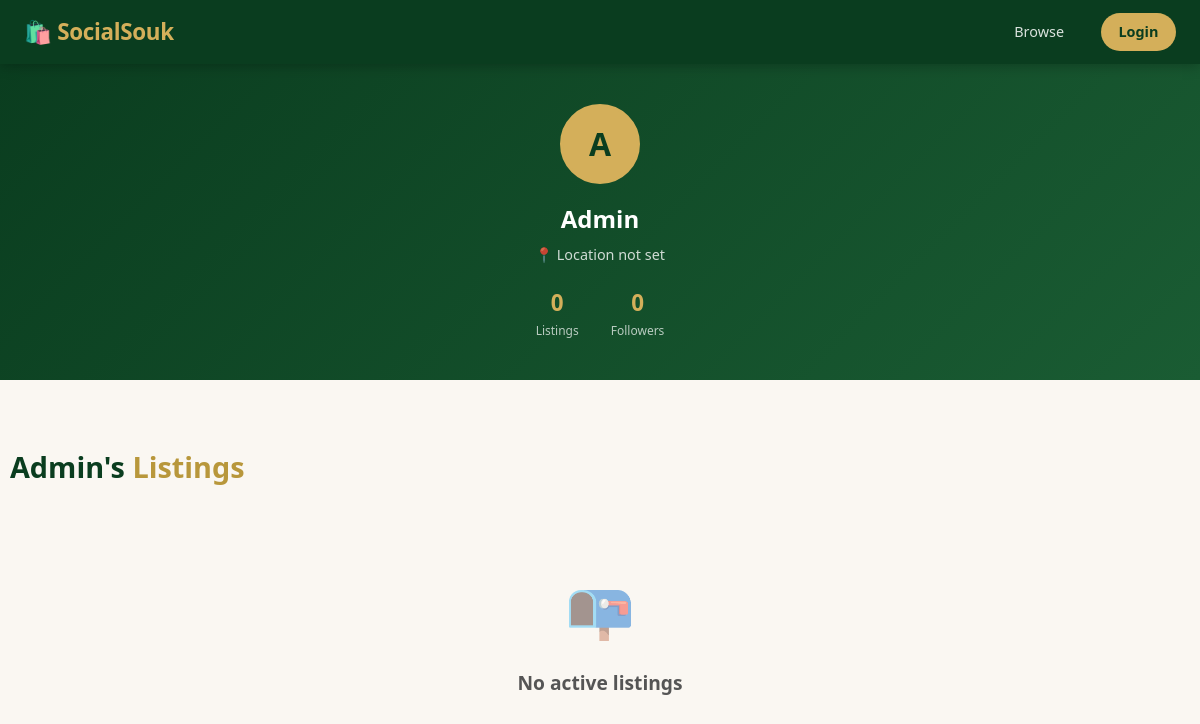
/profile.php?id=1, run on an earlier commit of the app's database.
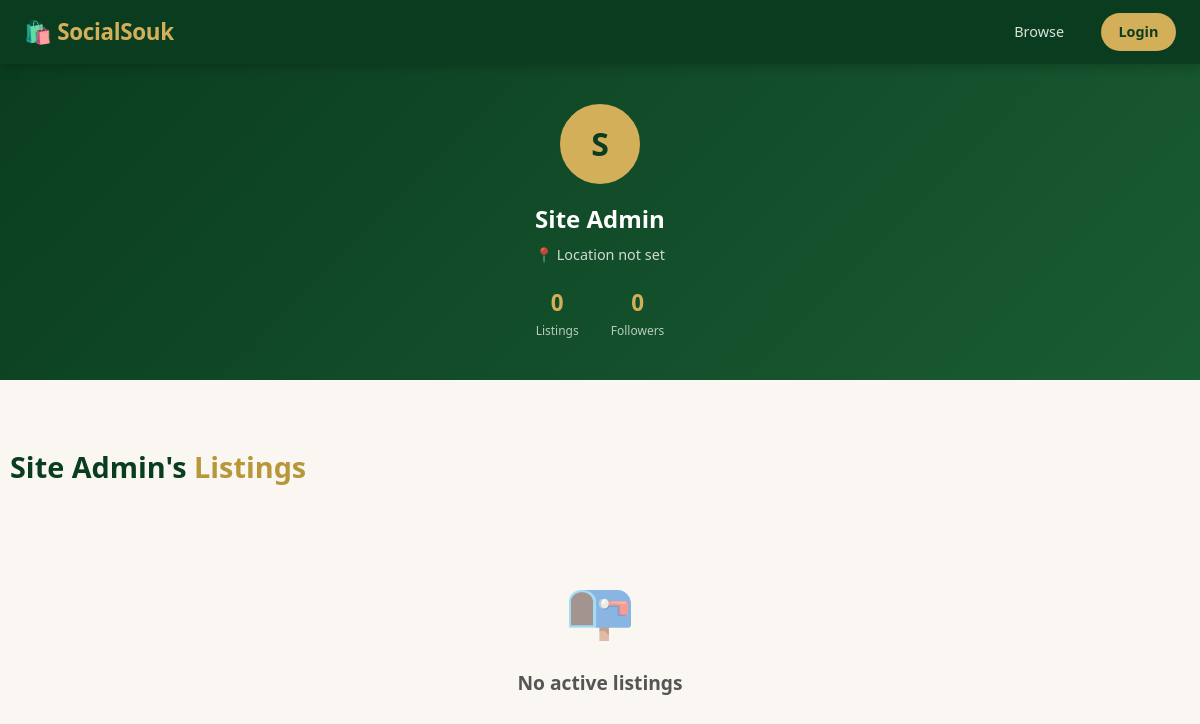
And on a later commit of the database.
### tables this page shows
CREATE TABLE IF NOT EXISTS users (
    id          INT UNSIGNED AUTO_INCREMENT PRIMARY KEY,
    name        VARCHAR(100) NOT NULL,
    email       VARCHAR(150) NOT NULL UNIQUE,
    password    VARCHAR(255) NOT NULL,
    phone       VARCHAR(30),
    city        VARCHAR(100),
    country     VARCHAR(100) DEFAULT 'Pakistan',
    bio         TEXT,
    avatar      VARCHAR(300),
    is_verified TINYINT(1) DEFAULT 0,
    is_admin    TINYINT(1) DEFAULT 0,
    created_at  TIMESTAMP DEFAULT CURRENT_TIMESTAMP,
    INDEX idx_email (email)
);

### db.php (called while the page is built, shortened)
<?php
function e(string $s): string {
    return htmlspecialchars($s, ENT_QUOTES, 'UTF-8');
}
function auth(): ?array {
    return $_SESSION['user'] ?? null;
}

### profile.php (the view, shortened to what this page needs)
<?php
require_once __DIR__ . '/db.php';
$user = auth();
$id = (int) ($_GET['id'] ?? 0);
$stmt = $pdo->prepare('SELECT * FROM users WHERE id = ?');
$stmt->execute([$id]);
$profile = $stmt->fetch();
$stmt = $pdo->prepare(
    'SELECT l.*, c.icon AS cat_icon FROM listings l LEFT JOIN categories c ON c.id = l.category_id
     WHERE l.user_id = ? AND l.is_active = 1 ORDER BY l.created_at DESC'
);
$stmt->execute([$id]);
$listings = $stmt->fetchAll();
$followers = $pdo->prepare('SELECT COUNT(*) c FROM follows WHERE following_id = ?');
$followers->execute([$id]);
$followerCount = $followers->fetch()['c'];
?>
<!DOCTYPE html>
<html lang="en">
<head>
<link rel="stylesheet" href="style.css">
</head>
<body>
<nav class="navbar">
    <div class="nav-brand">🛍️ <?= e(SITE_NAME) ?></div>
    <div class="nav-links">
        <a href="index.php">Browse</a>
        <?php if ($user): ?><a href="dashboard.php">Dashboard</a><a href="logout.php" class="nav-btn">Logout</a>
        <?php else: ?><a href="login.php" class="nav-btn">Login</a><?php endif; ?>
    </div>
</nav>
<div class="profile-header">
    <div class="profile-avatar"><?= e(mb_substr($profile['name'], 0, 1)) ?></div>
    <div class="profile-name"><?= e($profile['name']) ?></div>
    <div class="profile-city">📍 <?= e($profile['city'] ?: 'Location not set') ?></div>
    <div class="profile-stats">
        <div class="stat-item"><div class="stat-num"><?= count($listings) ?></div><div class="stat-lbl">Listings</div></div>
        <div class="stat-item"><div class="stat-num"><?= (int) $followerCount ?></div><div class="stat-lbl">Followers</div></div>
    </div>
</div>
<div class="container section">
    <h2 class="section-title"><?= e($profile['name']) ?>'s <span>Listings</span></h2>
    <?php if (!$listings): ?>
        <div class="empty-state"><div class="icon">📭</div><h3>No active listings</h3></div>
    <?php endif; ?>
</div>
</body>
</html>

What changed in the data, as far as the page shows it:
changed users "Location not set": name "A" → "S"; name "Admin" → "Site Admin"
